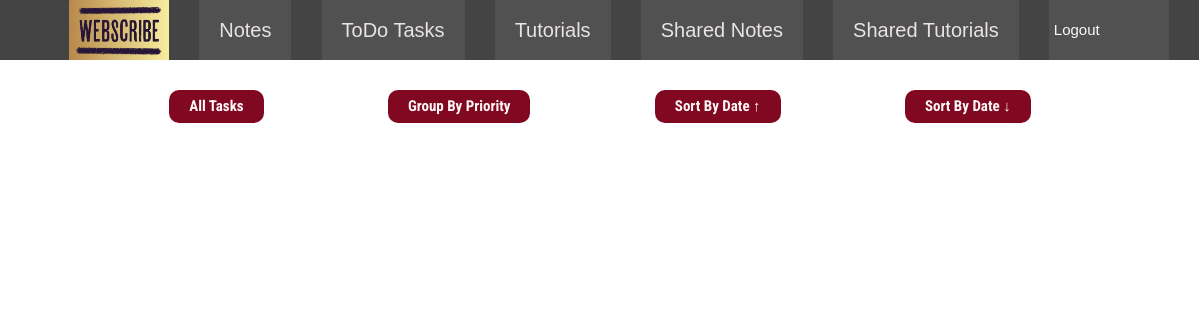
/todo/, run on an earlier commit of the app's database.
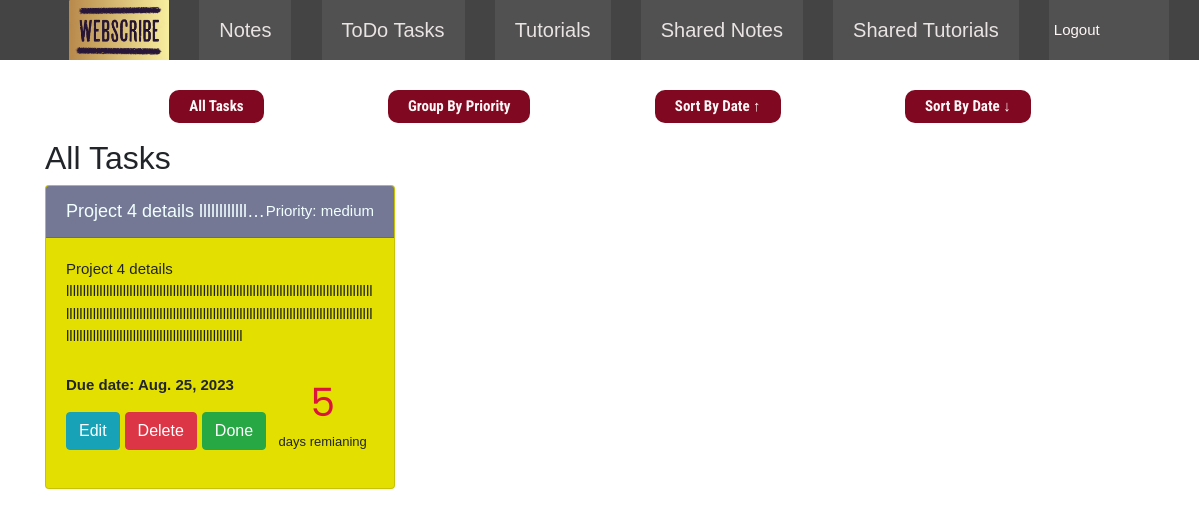
And on a later commit of the database.
### toDo/models.py (models this page shows, shortened)
class Task(models.Model):
    title = models.CharField(max_length=200)
    details = models.CharField(max_length=255,null=True)
    owner = models.ForeignKey(User, on_delete=models.CASCADE, related_name='allTasks')
    is_Active = models.BooleanField()
    created_at = models.DateField(default=timezone.now)
    due_date = models.DateField(null=True)
    priority = models.CharField(
        max_length=32,
        choices=[
        ('high', 'High'),
        ('medium', 'Medium'),
        ('low', 'Low'),
        ],
    )
    def remaining_days(self):
        if self.due_date:
            today = timezone.now().date()
            remaining_days = (self.due_date - today).days
            return remaining_days
        else:
            return None

### toDo/views.py (the view)
# urls.py: path('',views.all_tasks, name='allTasks'),
def all_tasks(request):
    tasks = Task.objects.all()
    return render (request, 'todo.html', {'alltasks' : tasks})

### templates/todo.html (shortened to what this page needs)
{% extends 'userbase.html' %}
{% load static %}
{% block extra_styles %}
    <link rel="stylesheet" href="{% static 'css/todo.css' %}">
{% endblock %}
{% block body %}
    <main class="container">
        <div class="pri-Row">
            <ul>
                <li><a href="{% url 'toDo:allTasks' %}">All Tasks</a></li>
                <li><a href="{% url 'toDo:groupedTasks' %}">Group By Priority</a></li>
                <li><a href="{% url 'toDo:sortTaskAsc' %}">Sort By Date ↑</a></li>
                <li><a href="{% url 'toDo:sortTaskDesc' %}">Sort By Date ↓</a></li>
            </ul>
        </div>
        {% if alltasks %}
          <div>
            <h2>All Tasks</h2>
          </div>
          <div class="row td-displEl">
            {% for task in alltasks %}
              <div class="col-lg-4 task-card">
                  <div class="card{% include 'card_color.html' %}">
                      <div class="card-header">
                        <span class="title-txt">{{task.title}}</span>
                        <span class="priority-txt">Priority: {{task.priority}}</span>
                      </div>
                      <div class="card-body">
                        <p class="card-text">{{task.details}}</p>
                        <div class="cb-lower">
                            <div class="cb-bottom-left">
                                <div>
                                  <p class="card-text-due">Due date: {{task.due_date}}</p>
                                </div>
                                <div>
                                  <a href="#" class="btn btn-info">Edit</a>
                                  <a href="#" class="btn btn-danger">Delete</a>
                                  <a href="#" class="btn btn-success">Done</a>
                                </div>
                            </div>
                            <div class="cb-bottom-right">
                              <p> <span class="day-count">{{task.remaining_days}}</span><br>days remianing<p>
                            </div>
                        </div>
                      </div>
                    </div>
                </div>
              {% endfor %}
          </div>
        {% endif %}
    </main>
{% endblock  %}

What changed in the data, as far as the page shows it:
added Task: title "Project 4 details llllllllllll…", priority "medium", details "Project 4 details lllllllllllllllllllllllllllllllllllllllllllllllllllllllllllllllllllllllllllllllllllllllllllllllllllllllllllllllllllllllllllllllllllllllllllllllllllllllllllllllllllllllllllllllllllllllllllllllllllllllllllllllllllllllllllllllllllllllllllll", due_date "Aug. 25, 2023", remaining_days "5"
Also different on the page:
text now shown: "All Tasks"
